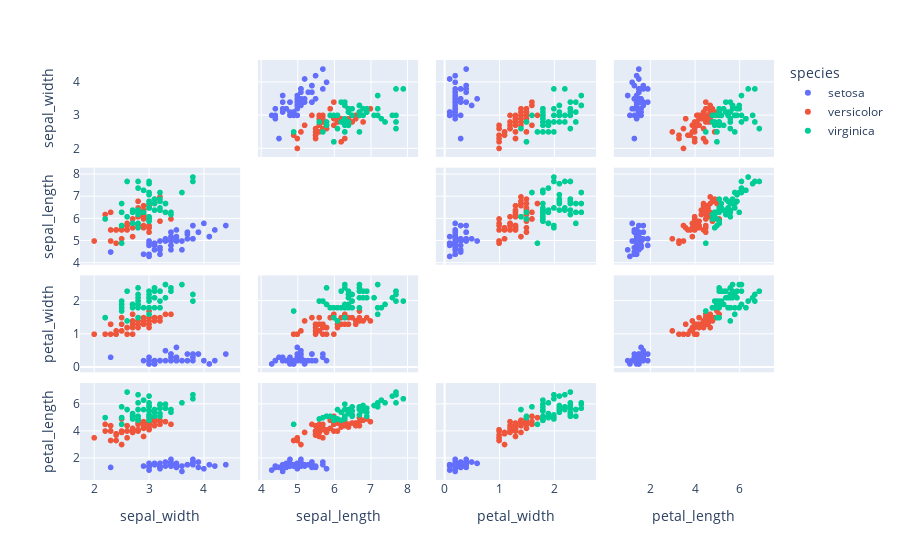

Here is the notebook cell this chart was saved with:
### Markdown cell above
Let's visualize the dataset and show how it's complicated, even if it's only 4 features

### Code cell
import plotly.express as px

df = px.data.iris()
features = ["sepal_width", "sepal_length", "petal_width", "petal_length"]

fig = px.scatter_matrix(
    df,
    dimensions=features,
    color="species"
)
fig.update_traces(diagonal_visible=False)
fig.show()

### Figure 1 — Plotly figure (JSON) as saved in the notebook; plotly's stock layout.template omitted (floating-point values rounded to 4 significant figures)
{"data": [{"diagonal": {"visible": false}, "dimensions": [{"axis": {"matches": true}, "label": "sepal_width", "values": [3.5, 3, 3.2, 3.1, 3.6, 3.9, 3.4, 3.4, 2.9, 3.1, 3.7, 3.4, 3, 3, 4, 4.4, 3.9, 3.5, 3.8, 3.8, 3.4, 3.7, 3.6, 3.3, 3.4, 3, 3.4, 3.5, 3.4, 3.2, 3.1, 3.4, 4.1, 4.2, 3.1, 3.2, 3.5, 3.1, 3, 3.4, 3.5, 2.3, 3.2, 3.5, 3.8, 3, 3.8, 3.2, 3.7, 3.3]}, {"axis": {"matches": true}, "label": "sepal_length", "values": [5.1, 4.9, 4.7, 4.6, 5, 5.4, 4.6, 5, 4.4, 4.9, 5.4, 4.8, 4.8, 4.3, 5.8, 5.7, 5.4, 5.1, 5.7, 5.1, 5.4, 5.1, 4.6, 5.1, 4.8, 5, 5, 5.2, 5.2, 4.7, 4.8, 5.4, 5.2, 5.5, 4.9, 5, 5.5, 4.9, 4.4, 5.1, 5, 4.5, 4.4, 5, 5.1, 4.8, 5.1, 4.6, 5.3, 5]}, {"axis": {"matches": true}, "label": "petal_width", "values": [0.2, 0.2, 0.2, 0.2, 0.2, 0.4, 0.3, 0.2, 0.2, 0.1, 0.2, 0.2, 0.1, 0.1, 0.2, 0.4, 0.4, 0.3, 0.3, 0.3, 0.2, 0.4, 0.2, 0.5, 0.2, 0.2, 0.4, 0.2, 0.2, 0.2, 0.2, 0.4, 0.1, 0.2, 0.1, 0.2, 0.2, 0.1, 0.2, 0.2, 0.3, 0.3, 0.2, 0.6, 0.4, 0.3, 0.2, 0.2, 0.2, 0.2]}, {"axis": {"matches": true}, "label": "petal_length", "values": [1.4, 1.4, 1.3, 1.5, 1.4, 1.7, 1.4, 1.5, 1.4, 1.5, 1.5, 1.6, 1.4, 1.1, 1.2, 1.5, 1.3, 1.4, 1.7, 1.5, 1.7, 1.5, 1, 1.7, 1.9, 1.6, 1.6, 1.5, 1.4, 1.6, 1.6, 1.5, 1.5, 1.4, 1.5, 1.2, 1.3, 1.5, 1.3, 1.5, 1.3, 1.3, 1.3, 1.6, 1.9, 1.4, 1.6, 1.4, 1.5, 1.4]}], "hovertemplate": "species=setosa<br>%{xaxis.title.text}=%{x}<br>%{yaxis.title.text}=%{y}<extra></extra>", "legendgroup": "setosa", "marker": {"color": "#636efa", "symbol": "circle"}, "name": "setosa", "showlegend": true, "type": "splom"}, {"diagonal": {"visible": false}, "dimensions": [{"axis": {"matches": true}, "label": "sepal_width", "values": [3.2, 3.2, 3.1, 2.3, 2.8, 2.8, 3.3, 2.4, 2.9, 2.7, 2, 3, 2.2, 2.9, 2.9, 3.1, 3, 2.7, 2.2, 2.5, 3.2, 2.8, 2.5, 2.8, 2.9, 3, 2.8, 3, 2.9, 2.6, 2.4, 2.4, 2.7, 2.7, 3, 3.4, 3.1, 2.3, 3, 2.5, 2.6, 3, 2.6, 2.3, 2.7, 3, 2.9, 2.9, 2.5, 2.8]}, {"axis": {"matches": true}, "label": "sepal_length", "values": [7, 6.4, 6.9, 5.5, 6.5, 5.7, 6.3, 4.9, 6.6, 5.2, 5, 5.9, 6, 6.1, 5.6, 6.7, 5.6, 5.8, 6.2, 5.6, 5.9, 6.1, 6.3, 6.1, 6.4, 6.6, 6.8, 6.7, 6, 5.7, 5.5, 5.5, 5.8, 6, 5.4, 6, 6.7, 6.3, 5.6, 5.5, 5.5, 6.1, 5.8, 5, 5.6, 5.7, 5.7, 6.2, 5.1, 5.7]}, {"axis": {"matches": true}, "label": "petal_width", "values": [1.4, 1.5, 1.5, 1.3, 1.5, 1.3, 1.6, 1, 1.3, 1.4, 1, 1.5, 1, 1.4, 1.3, 1.4, 1.5, 1, 1.5, 1.1, 1.8, 1.3, 1.5, 1.2, 1.3, 1.4, 1.4, 1.7, 1.5, 1, 1.1, 1, 1.2, 1.6, 1.5, 1.6, 1.5, 1.3, 1.3, 1.3, 1.2, 1.4, 1.2, 1, 1.3, 1.2, 1.3, 1.3, 1.1, 1.3]}, {"axis": {"matches": true}, "label": "petal_length", "values": [4.7, 4.5, 4.9, 4, 4.6, 4.5, 4.7, 3.3, 4.6, 3.9, 3.5, 4.2, 4, 4.7, 3.6, 4.4, 4.5, 4.1, 4.5, 3.9, 4.8, 4, 4.9, 4.7, 4.3, 4.4, 4.8, 5, 4.5, 3.5, 3.8, 3.7, 3.9, 5.1, 4.5, 4.5, 4.7, 4.4, 4.1, 4, 4.4, 4.6, 4, 3.3, 4.2, 4.2, 4.2, 4.3, 3, 4.1]}], "hovertemplate": "species=versicolor<br>%{xaxis.title.text}=%{x}<br>%{yaxis.title.text}=%{y}<extra></extra>", "legendgroup": "versicolor", "marker": {"color": "#EF553B", "symbol": "circle"}, "name": "versicolor", "showlegend": true, "type": "splom"}, {"diagonal": {"visible": false}, "dimensions": [{"axis": {"matches": true}, "label": "sepal_width", "values": [3.3, 2.7, 3, 2.9, 3, 3, 2.5, 2.9, 2.5, 3.6, 3.2, 2.7, 3, 2.5, 2.8, 3.2, 3, 3.8, 2.6, 2.2, 3.2, 2.8, 2.8, 2.7, 3.3, 3.2, 2.8, 3, 2.8, 3, 2.8, 3.8, 2.8, 2.8, 2.6, 3, 3.4, 3.1, 3, 3.1, 3.1, 3.1, 2.7, 3.2, 3.3, 3, 2.5, 3, 3.4, 3]}, {"axis": {"matches": true}, "label": "sepal_length", "values": [6.3, 5.8, 7.1, 6.3, 6.5, 7.6, 4.9, 7.3, 6.7, 7.2, 6.5, 6.4, 6.8, 5.7, 5.8, 6.4, 6.5, 7.7, 7.7, 6, 6.9, 5.6, 7.7, 6.3, 6.7, 7.2, 6.2, 6.1, 6.4, 7.2, 7.4, 7.9, 6.4, 6.3, 6.1, 7.7, 6.3, 6.4, 6, 6.9, 6.7, 6.9, 5.8, 6.8, 6.7, 6.7, 6.3, 6.5, 6.2, 5.9]}, {"axis": {"matches": true}, "label": "petal_width", "values": [2.5, 1.9, 2.1, 1.8, 2.2, 2.1, 1.7, 1.8, 1.8, 2.5, 2, 1.9, 2.1, 2, 2.4, 2.3, 1.8, 2.2, 2.3, 1.5, 2.3, 2, 2, 1.8, 2.1, 1.8, 1.8, 1.8, 2.1, 1.6, 1.9, 2, 2.2, 1.5, 1.4, 2.3, 2.4, 1.8, 1.8, 2.1, 2.4, 2.3, 1.9, 2.3, 2.5, 2.3, 1.9, 2, 2.3, 1.8]}, {"axis": {"matches": true}, "label": "petal_length", "values": [6, 5.1, 5.9, 5.6, 5.8, 6.6, 4.5, 6.3, 5.8, 6.1, 5.1, 5.3, 5.5, 5, 5.1, 5.3, 5.5, 6.7, 6.9, 5, 5.7, 4.9, 6.7, 4.9, 5.7, 6, 4.8, 4.9, 5.6, 5.8, 6.1, 6.4, 5.6, 5.1, 5.6, 6.1, 5.6, 5.5, 4.8, 5.4, 5.6, 5.1, 5.1, 5.9, 5.7, 5.2, 5, 5.2, 5.4, 5.1]}], "hovertemplate": "species=virginica<br>%{xaxis.title.text}=%{x}<br>%{yaxis.title.text}=%{y}<extra></extra>", "legendgroup": "virginica", "marker": {"color": "#00cc96", "symbol": "circle"}, "name": "virginica", "showlegend": true, "type": "splom"}], "layout": {"dragmode": "select", "legend": {"title": {"text": "species"}, "tracegroupgap": 0}, "margin": {"t": 60}}}
